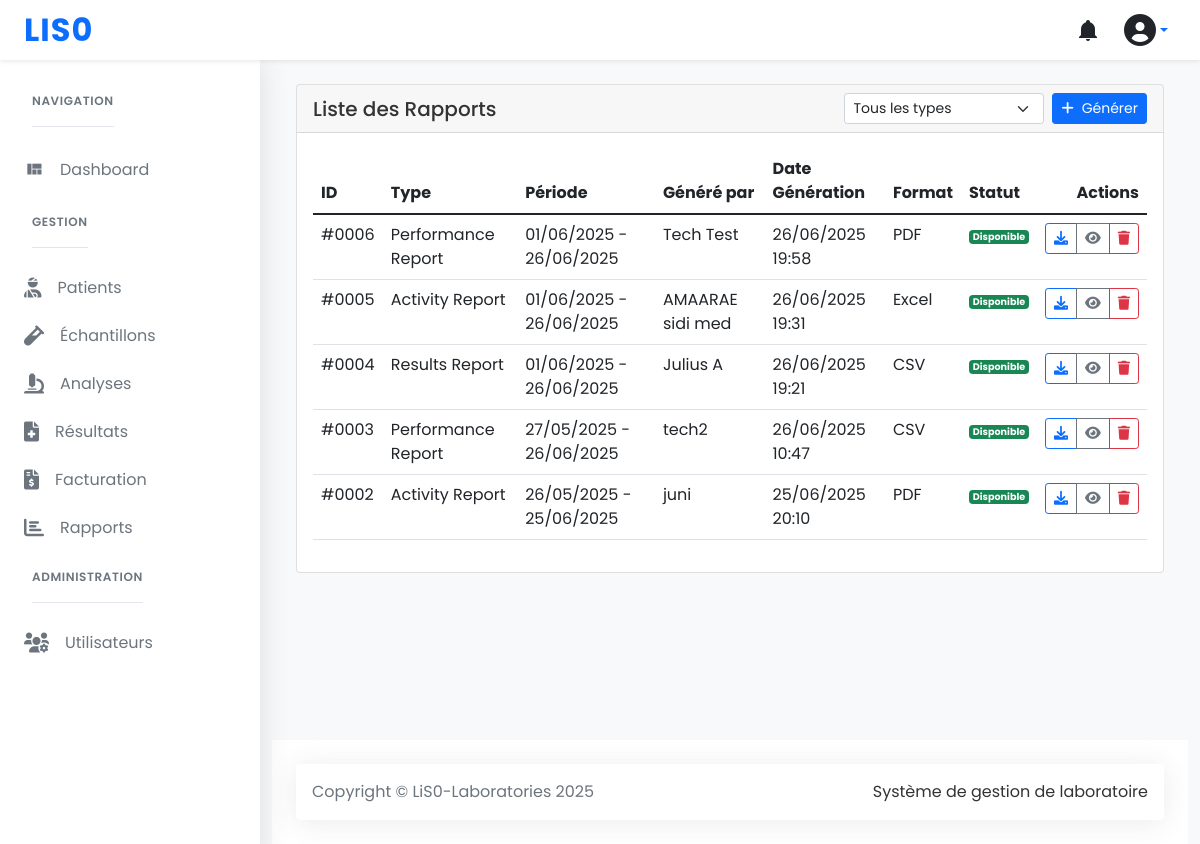
The app's page /reports/ (signed in) with its own data.
### reports/models.py (models this page shows, shortened)
class Report(models.Model):
    REPORT_TYPE_CHOICES = [
        ('results', 'Results Report'),
        ('activity', 'Activity Report'),
        ('performance', 'Performance Report'),
    ]
    FORMAT_CHOICES = [
        ('pdf', 'PDF'),
        ('excel', 'Excel'),
        ('csv', 'CSV'),
    ]
    report_type = models.CharField(
        max_length=20,
        choices=REPORT_TYPE_CHOICES,
        default='results'
    )
    format = models.CharField(
        max_length=10,
        choices=FORMAT_CHOICES,
        default='pdf'
    )
    start_date = models.DateField(default=timezone.now)
    end_date = models.DateField(default=timezone.now)
    generated_by_user = models.ForeignKey(
        User,
        on_delete=models.SET_NULL,
        null=True,
        blank=True,
        related_name='generated_reports',
        verbose_name="Generated by (User)"
    )
    generated_by = models.CharField(
        max_length=100,
        blank=True,
        default='Unknown',
        verbose_name="Generated by (Text)"
    )
    file = models.FileField(
        upload_to='reports/%Y/%m/%d/',
        null=True,
        blank=True
    )
    parameters = models.JSONField(default=dict)
    include_details = models.BooleanField(default=False)
    group_by_department = models.BooleanField(default=True)
    created_at = models.DateTimeField(auto_now_add=True)
    updated_at = models.DateTimeField(auto_now=True)
    class Meta:
        ordering = ['-created_at']
        verbose_name = 'Report'
        verbose_name_plural = 'Reports'
        indexes = [
            models.Index(fields=['created_at']),
            models.Index(fields=['report_type']),
            models.Index(fields=['generated_by_user']),
        ]

### reports/views.py (the view)
# urls.py: path('', ReportListView.as_view(), name='list'),
class ReportListView(ListView):
    model = Report
    template_name = 'reports/report_list.html'
    context_object_name = 'reports'
    paginate_by = 20
    def get_queryset(self):
        queryset = super().get_queryset()
        report_type = self.request.GET.get('type')
        if report_type:
            queryset = queryset.filter(report_type=report_type)
        return queryset.order_by('-created_at')

### templates/reports/report_list.html (shortened to what this page needs)
{% extends "base.html" %}
{% load static %}
{% block content %}
<div class="card">
  <div class="card-header d-flex justify-content-between align-items-center">
    <h5 class="card-title mb-0">Liste des Rapports</h5>
    <div class="d-flex">
      <select class="form-select form-select-sm me-2" id="typeFilter" style="width: 200px;">
        <option value="">Tous les types</option>
      </select>
      <a href="{% url 'reports:generate' %}" class="btn btn-primary btn-sm">
        <i class="fas fa-plus me-2"></i>Générer
      </a>
    </div>
  </div>
  <div class="card-body">
    <div class="table-responsive">
      <table class="table table-hover">
        <thead>
          <tr>
            <th>ID</th>
            <th>Type</th>
            <th>Période</th>
            <th>Généré par</th>
            <th>Date Génération</th>
            <th>Format</th>
            <th>Statut</th>
            <th class="text-end">Actions</th>
          </tr>
        </thead>
        <tbody>
          {% for report in reports %}
          <tr>
            <td>#{{ report.id|stringformat:"04d" }}</td>
            <td>{{ report.get_report_type_display }}</td>
            <td>
              {{ report.start_date|date:"d/m/Y" }} -
              {{ report.end_date|date:"d/m/Y" }}
            </td>
            <td>
              {% if report.generated_by_user %}
                {{ report.generated_by_user.get_full_name|default:report.generated_by_user.username }}
              {% else %}
                {{ report.generated_by }}
              {% endif %}
            </td>
            <td>{{ report.created_at|date:"d/m/Y H:i" }}</td>
            <td>{{ report.get_format_display }}</td>
            <td>
              {% if report.file %}
                <span class="badge bg-success">Disponible</span>
              {% else %}
                <span class="badge bg-warning text-dark">Sans fichier</span>
              {% endif %}
            </td>
            <td class="text-end">
              <div class="btn-group btn-group-sm">
                {% if report.file %}
                  <a href="{{ report.file.url }}" class="btn btn-outline-primary" title="Télécharger">
                    <i class="fas fa-download"></i>
                  </a>
                {% else %}
                  <button class="btn btn-outline-secondary" disabled title="Fichier non disponible">
                    <i class="fas fa-download"></i>
                  </button>
                {% endif %}
                <a href="{% url 'reports:detail' report.id %}" class="btn btn-outline-secondary" title="Voir">
                  <i class="fas fa-eye"></i>
                </a>
                <button class="btn btn-outline-danger delete-report"
                        data-id="{{ report.id }}"
                        data-url="{% url 'reports:delete' report.id %}"
                        title="Supprimer">
                  <i class="fas fa-trash"></i>
                </button>
              </div>
            </td>
          </tr>
          {% empty %}
          <tr>
            <td colspan="8" class="text-center">Aucun rapport disponible</td>
          </tr>
          {% endfor %}
        </tbody>
      </table>
    </div>
  </div>
</div>
{% endblock %}

### static/css/spica-styles.css (style rules this page uses)
body { font-family: 'Poppins', sans-serif; background-color: #f8f9fa; color: #333; }
.badge { font-size: 0.6rem; padding: 0.25em 0.4em; }

### records on screen
Report: id "0006", report_type "Performance Report", start_date "01/06/2025", end_date "26/06/2025", generated_by "Tech Test", created_at "26/06/2025 19:58", format "PDF", shows "Disponible"
Report: id "0005", report_type "Activity Report", start_date "01/06/2025", end_date "26/06/2025", generated_by "AMAARAE sidi med", created_at "26/06/2025 19:31", format "Excel", shows "Disponible"
Report: id "0004", report_type "Results Report", start_date "01/06/2025", end_date "26/06/2025", generated_by "Julius A", created_at "26/06/2025 19:21", format "CSV", shows "Disponible"
Report: id "0003", report_type "Performance Report", start_date "27/05/2025", end_date "26/06/2025", generated_by "tech2", created_at "26/06/2025 10:47", format "CSV", shows "Disponible"
Report: id "0002", report_type "Activity Report", start_date "26/05/2025", end_date "25/06/2025", generated_by "juni", created_at "25/06/2025 20:10", format "PDF", shows "Disponible"
